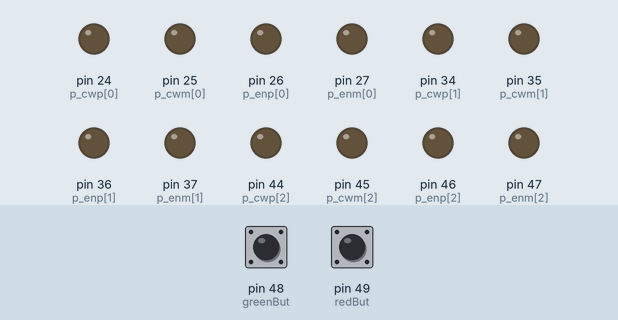
Simulated run of this sketch. Board: Arduino Mega 2560, built with avr-gcc and run on an emulated ATmega2560. On the bench: output pins drawn as LEDs (lit = HIGH). The inputs (shaded band) are chosen by the test bench; at power-on: pin 48 (greenBut) LOW, pin 49 (redBut) LOW. Pins used as bus, display or sensor lines are not drawn; what the sketch prints to the serial monitor is not drawn.

Above: at 1.2 s.
1.3 s: pin 48 (greenBut) pulled HIGH for 0.15 s
At 2.4 s:
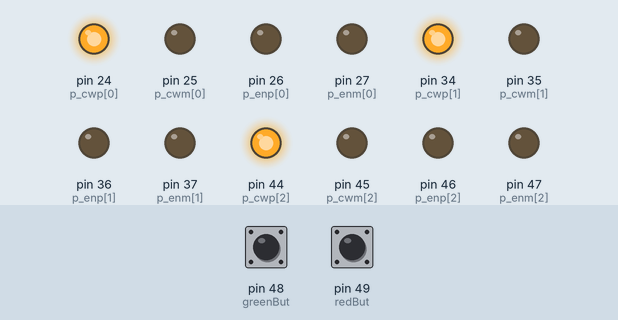
2.9 s: pin 49 (redBut) pulled HIGH for 0.15 s
At 3.6 s:
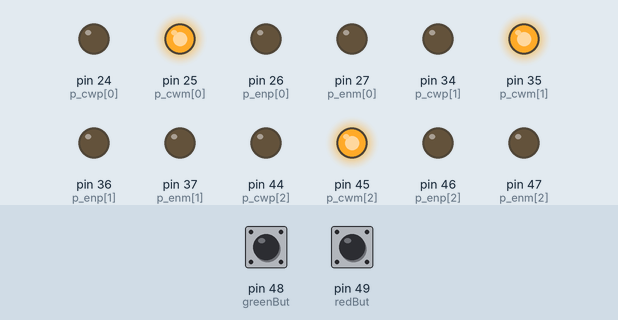
4.5 s: pin 48 (greenBut) pulled HIGH for 1 s
At 4.8 s:
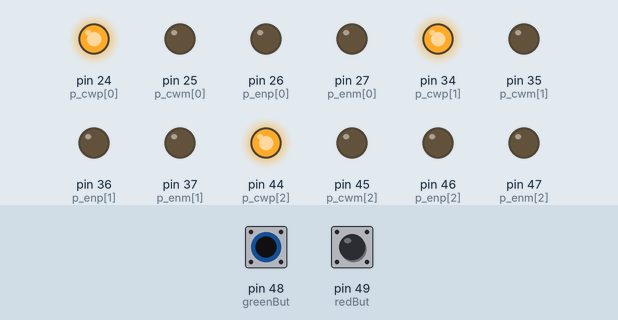
7.0 s: pin 49 (redBut) pulled HIGH for 1 s
At 7.9 s:
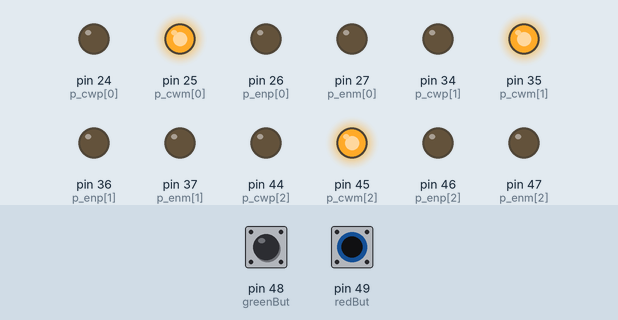
Timing chart, 0 to 10.0 s (numbered marks = the images above; inputs shaded):
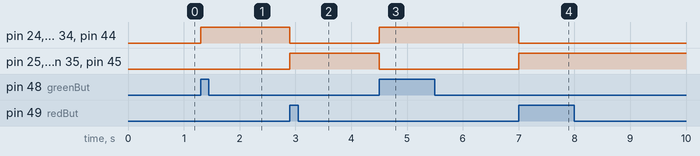

Measured:
- after the input at 1.3 s, pin 24 (p_cwp[0]), pin 34 (p_cwp[1]), pin 44 (p_cwp[2]): LOW → HIGH at once
- after the input at 2.9 s, pin 24 (p_cwp[0]), pin 34 (p_cwp[1]), pin 44 (p_cwp[2]): HIGH → LOW at once; pin 25 (p_cwm[0]), pin 35 (p_cwm[1]), pin 45 (p_cwm[2]): LOW → HIGH at once
- after the input at 4.5 s, pin 24 (p_cwp[0]), pin 34 (p_cwp[1]), pin 44 (p_cwp[2]): LOW → HIGH at once; pin 25 (p_cwm[0]), pin 35 (p_cwm[1]), pin 45 (p_cwm[2]): HIGH → LOW at once
- after the input at 7.0 s, pin 24 (p_cwp[0]), pin 34 (p_cwp[1]), pin 44 (p_cwp[2]): HIGH → LOW at once; pin 25 (p_cwm[0]), pin 35 (p_cwm[1]), pin 45 (p_cwm[2]): LOW → HIGH at once

The sketch:

ThreeMotorButtonControl.ino
```cpp
int delayms=100;

// 6 pin numbers for each motor
int p_clkp[]={22,32,42};
int p_clkm[]={23,33,43};
int p_cwp[]={24,34,44};
int p_cwm[]={25,35,45};
int p_enp[]={26,36,46};
int p_enm[]={27,37,47};

// create array of booleans for on/off signals
bool cwp[3];
bool cwm[3];
bool clkp[3];
bool clkm[3];
bool enp[3];
bool enm[3];
bool s_en[3];
bool s_dir[3];

// Button control
const int greenBut=48;
const int redBut=49;


void setup()
{
  // Set data transfer rate
  Serial.begin(9600);

  // Set the pins for buttons to Inputs
  pinMode(greenBut, INPUT);
  pinMode(redBut, INPUT);

  // Set each motor pin to OUTPUT mode
  for (int i=0;i<3;i++)
  {
    pinMode(p_cwp[i], OUTPUT);
    pinMode(p_cwm[i], OUTPUT);
    pinMode(p_clkp[i], OUTPUT);
    pinMode(p_clkm[i], OUTPUT);
    pinMode(p_enp[i], OUTPUT);
    pinMode(p_enm[i], OUTPUT);

    s_en[i]=1;
    s_dir[i]=1;

    cwp[i]=LOW;
    cwm[i]=LOW;
    clkp[i]=LOW;
    clkm[i]=LOW;
    enp[i]=LOW;
    enm[i]=LOW;

    digitalWrite(p_cwp[i],cwp[i]);
    digitalWrite(p_cwm[i],cwm[i]);
    digitalWrite(p_clkp[i],clkp[i]);
    digitalWrite(p_clkm[i],clkm[i]);
    digitalWrite(p_enp[i],enp[i]);
    digitalWrite(p_enm[i],enm[i]);

  }


  Serial.println("Press and hold - green for CCW, red for CW.");

}


void loop()
{
  if (digitalRead(greenBut) == HIGH) // temp change condition from LOW to HIGH
  {
    // Set all motors to CCW
    for (int i=0;i<3;i++)
    {
      cwp[i]=HIGH;
      cwm[i]=LOW;
      WriteSignal();
    }

    // The while loop allows the motor to spin normally by
    // preventing the pause caused by the Arduino program looping
    while (digitalRead(greenBut) == HIGH)
    {
      MotorOnSignal();
      MotorOffSignal();
    }
  }

  if (digitalRead(redBut) == HIGH) // temp change condition from LOW to HIGH
  {
    // Set all motors to CW
    for (int i=0;i<3;i++)
    {
      cwp[i]=LOW;
      cwm[i]=HIGH;
      WriteSignal();
    }
    while (digitalRead(redBut) == HIGH)
    {
      MotorOnSignal();
      MotorOffSignal();
    }
  }


} // end of main loop

void WriteSignal()
{
  for (int i=0;i<3;i++)
  {
    digitalWrite(p_clkp[i],clkp[i]);
    digitalWrite(p_clkm[i],clkm[i]);
    digitalWrite(p_cwp[i],cwp[i]);
    digitalWrite(p_cwm[i],cwm[i]);
  }
}

void MotorOnSignal()
{
  for (int i=0;i<3;i++)
  {
    clkp[i]=HIGH;
    clkm[i]=LOW;
    digitalWrite(p_clkp[i],clkp[i]);
    digitalWrite(p_clkm[i],clkm[i]);
  }
  delayMicroseconds(delayms);
}

void MotorOffSignal()
{
  for (int i=0;i<3;i++)
  {
    clkp[i]=LOW;
    clkm[i]=LOW;
    digitalWrite(p_clkp[i],clkp[i]);
    digitalWrite(p_clkm[i],clkm[i]);
  }
  delayMicroseconds(delayms);
}
```
